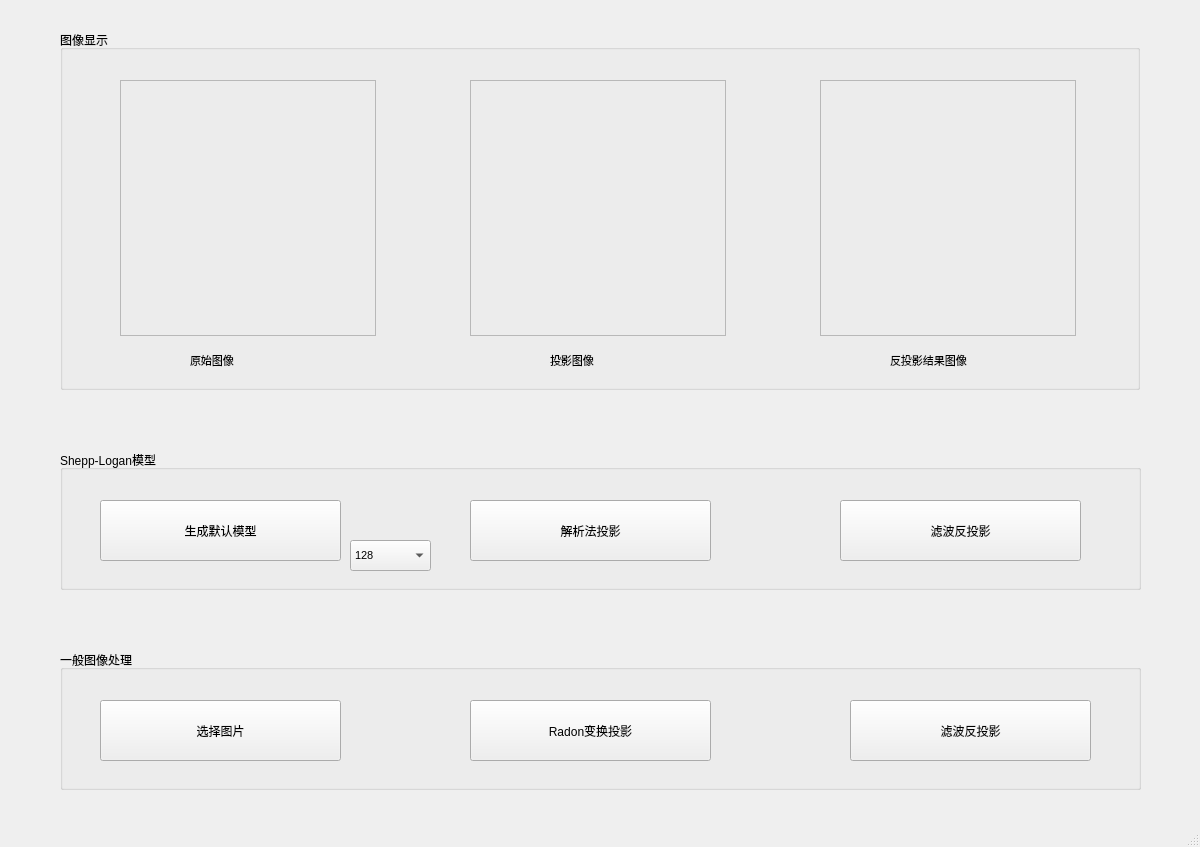
<?xml version="1.0" encoding="UTF-8"?>
<ui version="4.0">
 <class>MainWindow</class>
 <widget class="QMainWindow" name="MainWindow">
  <property name="geometry">
   <rect>
    <x>0</x>
    <y>0</y>
    <width>1200</width>
    <height>847</height>
   </rect>
  </property>
  <property name="windowTitle">
   <string>滤波反投影程序</string>
  </property>
  <widget class="QWidget" name="centralwidget">
   <widget class="QGroupBox" name="groupBox">
    <property name="geometry">
     <rect>
      <x>60</x>
      <y>30</y>
      <width>1080</width>
      <height>360</height>
     </rect>
    </property>
    <property name="font">
     <font>
      <pointsize>9</pointsize>
     </font>
    </property>
    <property name="title">
     <string>图像显示</string>
    </property>
    <widget class="QLabel" name="label1">
     <property name="geometry">
      <rect>
       <x>60</x>
       <y>50</y>
       <width>256</width>
       <height>256</height>
      </rect>
     </property>
     <property name="frameShape">
      <enum>QFrame::StyledPanel</enum>
     </property>
     <property name="text">
      <string/>
     </property>
    </widget>
    <widget class="QLabel" name="label2">
     <property name="geometry">
      <rect>
       <x>410</x>
       <y>50</y>
       <width>256</width>
       <height>256</height>
      </rect>
     </property>
     <property name="frameShape">
      <enum>QFrame::StyledPanel</enum>
     </property>
     <property name="text">
      <string/>
     </property>
    </widget>
    <widget class="QLabel" name="label3">
     <property name="geometry">
      <rect>
       <x>760</x>
       <y>50</y>
       <width>256</width>
       <height>256</height>
      </rect>
     </property>
     <property name="frameShape">
      <enum>QFrame::StyledPanel</enum>
     </property>
     <property name="text">
      <string/>
     </property>
    </widget>
    <widget class="QLabel" name="label_3">
     <property name="geometry">
      <rect>
       <x>130</x>
       <y>310</y>
       <width>111</width>
       <height>41</height>
      </rect>
     </property>
     <property name="font">
      <font>
       <pointsize>8</pointsize>
      </font>
     </property>
     <property name="text">
      <string>原始图像</string>
     </property>
    </widget>
    <widget class="QLabel" name="label_4">
     <property name="geometry">
      <rect>
       <x>490</x>
       <y>310</y>
       <width>111</width>
       <height>41</height>
      </rect>
     </property>
     <property name="font">
      <font>
       <pointsize>8</pointsize>
      </font>
     </property>
     <property name="layoutDirection">
      <enum>Qt::LeftToRight</enum>
     </property>
     <property name="text">
      <string>投影图像</string>
     </property>
    </widget>
    <widget class="QLabel" name="label_5">
     <property name="geometry">
      <rect>
       <x>830</x>
       <y>310</y>
       <width>121</width>
       <height>41</height>
      </rect>
     </property>
     <property name="font">
      <font>
       <pointsize>8</pointsize>
      </font>
     </property>
     <property name="text">
      <string>反投影结果图像</string>
     </property>
    </widget>
    <zorder>label_3</zorder>
    <zorder>label1</zorder>
    <zorder>label2</zorder>
    <zorder>label3</zorder>
    <zorder>label_4</zorder>
    <zorder>label_5</zorder>
   </widget>
   <widget class="QGroupBox" name="groupBox_3">
    <property name="geometry">
     <rect>
      <x>60</x>
      <y>450</y>
      <width>1081</width>
      <height>140</height>
     </rect>
    </property>
    <property name="font">
     <font>
      <pointsize>9</pointsize>
     </font>
    </property>
    <property name="title">
     <string>Shepp-Logan模型</string>
    </property>
    <widget class="QComboBox" name="comboBox">
     <property name="geometry">
      <rect>
       <x>290</x>
       <y>90</y>
       <width>81</width>
       <height>31</height>
      </rect>
     </property>
     <property name="font">
      <font>
       <pointsize>8</pointsize>
      </font>
     </property>
     <property name="currentText">
      <string>128</string>
     </property>
     <item>
      <property name="text">
       <string>128</string>
      </property>
     </item>
     <item>
      <property name="text">
       <string>256</string>
      </property>
     </item>
     <item>
      <property name="text">
       <string>512</string>
      </property>
     </item>
    </widget>
    <widget class="QPushButton" name="Button3">
     <property name="geometry">
      <rect>
       <x>780</x>
       <y>50</y>
       <width>241</width>
       <height>61</height>
      </rect>
     </property>
     <property name="text">
      <string>滤波反投影</string>
     </property>
    </widget>
    <widget class="QPushButton" name="Button2">
     <property name="geometry">
      <rect>
       <x>410</x>
       <y>50</y>
       <width>241</width>
       <height>61</height>
      </rect>
     </property>
     <property name="text">
      <string>解析法投影</string>
     </property>
    </widget>
    <widget class="QPushButton" name="Button1">
     <property name="geometry">
      <rect>
       <x>40</x>
       <y>50</y>
       <width>241</width>
       <height>61</height>
      </rect>
     </property>
     <property name="text">
      <string>生成默认模型</string>
     </property>
    </widget>
   </widget>
   <widget class="QGroupBox" name="groupBox_4">
    <property name="geometry">
     <rect>
      <x>60</x>
      <y>650</y>
      <width>1081</width>
      <height>140</height>
     </rect>
    </property>
    <property name="font">
     <font>
      <pointsize>9</pointsize>
     </font>
    </property>
    <property name="title">
     <string>一般图像处理</string>
    </property>
    <widget class="QPushButton" name="Button4">
     <property name="geometry">
      <rect>
       <x>40</x>
       <y>50</y>
       <width>241</width>
       <height>61</height>
      </rect>
     </property>
     <property name="text">
      <string>选择图片</string>
     </property>
    </widget>
    <widget class="QPushButton" name="Button5">
     <property name="geometry">
      <rect>
       <x>410</x>
       <y>50</y>
       <width>241</width>
       <height>61</height>
      </rect>
     </property>
     <property name="text">
      <string>Radon变换投影</string>
     </property>
    </widget>
    <widget class="QPushButton" name="Button6">
     <property name="geometry">
      <rect>
       <x>790</x>
       <y>50</y>
       <width>241</width>
       <height>61</height>
      </rect>
     </property>
     <property name="text">
      <string>滤波反投影</string>
     </property>
    </widget>
   </widget>
  </widget>
  <widget class="QStatusBar" name="statusbar"/>
  <action name="actionStart">
   <property name="text">
    <string>Start</string>
   </property>
  </action>
  <action name="actionHelp">
   <property name="text">
    <string>Help...</string>
   </property>
  </action>
 </widget>
 <resources/>
 <connections/>
</ui>
